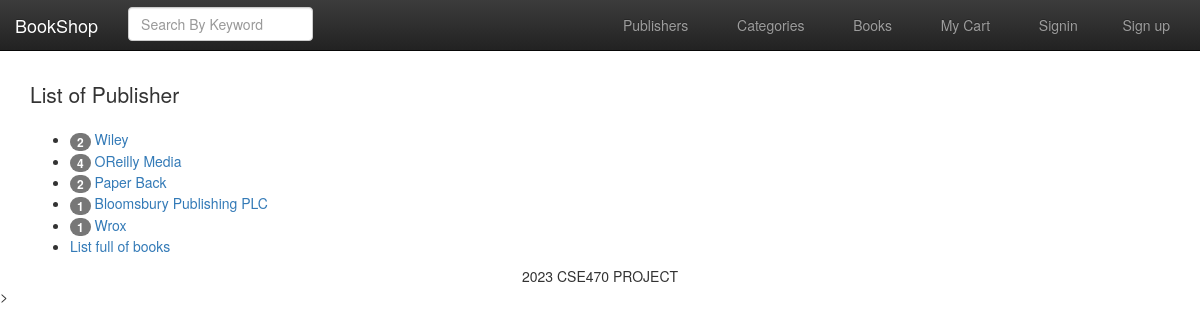
The app's page /publisher_list.php with its own data.
### tables this page shows
CREATE TABLE `publisher` (
  `publisherid` int(10) UNSIGNED NOT NULL,
  `publisher_name` varchar(60) NOT NULL
);

### publisher_list.php (the view, shortened to what this page needs)
<?php
	$conn = db_connect();
	$query = "SELECT * FROM publisher ORDER BY publisherid";
	$result = mysqli_query($conn, $query);
	require "./template/header.php";
?>
	<p class="lead">List of Publisher</p>
	<ul>
	<?php
		while($row = mysqli_fetch_assoc($result)){
			$count = 0;
			$query = "SELECT publisherid FROM books";
			$result2 = mysqli_query($conn, $query);
			while ($pubInBook = mysqli_fetch_assoc($result2)){
				if($pubInBook['publisherid'] == $row['publisherid']){
					$count++;
				}
			}
	?>
		<li>
			<span class="badge"><?php echo $count; ?></span>
		    <a href="bookPerPub.php?pubid=<?php echo $row['publisherid']; ?>"><?php echo $row['publisher_name']; ?></a>
		</li>
	<?php } ?>
		<li>
			<a href="books.php">List full of books</a>
		</li>
	</ul>
<?php
	require "./template/footer.php";
?>

### records on screen
publisher: count "2", publisher_name "Wiley"
publisher: count "4", publisher_name "OReilly Media"
publisher: count "2", publisher_name "Paper Back"
publisher: count "1", publisher_name "Bloomsbury Publishing PLC"
publisher: count "1", publisher_name "Wrox"
